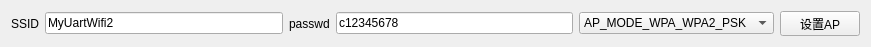
   <widget class="QWidget" name="layoutWidget">
    <property name="geometry">
     <rect>
      <x>10</x>
      <y>740</y>
      <width>871</width>
      <height>41</height>
     </rect>
    </property>
    <layout class="QHBoxLayout" name="horizontalLayout_10">
     <item>
      <widget class="QLabel" name="label_apSsid">
       <property name="text">
        <string>SSID</string>
       </property>
      </widget>
     </item>
     <item>
      <widget class="QLineEdit" name="lineEdit_apSsid">
       <property name="text">
        <string>MyUartWifi2</string>
       </property>
      </widget>
     </item>
     <item>
      <widget class="QLabel" name="label_apPwd">
       <property name="text">
        <string>passwd</string>
       </property>
      </widget>
     </item>
     <item>
      <widget class="QLineEdit" name="lineEdit_apPwd">
       <property name="text">
        <string>c12345678</string>
       </property>
      </widget>
     </item>
     <item>
      <widget class="QComboBox" name="comboBox_apPwdMode">
       <property name="currentIndex">
        <number>4</number>
       </property>
       <item>
        <property name="text">
         <string>AP_MODE_OPEN</string>
        </property>
       </item>
       <item>
        <property name="text">
         <string>AP_MODE_WEP</string>
        </property>
       </item>
       <item>
        <property name="text">
         <string>AP_MODE_WPA_PSK</string>
        </property>
       </item>
       <item>
        <property name="text">
         <string>AP_MODE_WPA2_PSK</string>
        </property>
       </item>
       <item>
        <property name="text">
         <string>AP_MODE_WPA_WPA2_PSK</string>
        </property>
       </item>
      </widget>
     </item>
     <item>
      <widget class="QPushButton" name="pushButton_setAp">
       <property name="minimumSize">
        <size>
         <width>0</width>
         <height>25</height>
        </size>
       </property>
       <property name="maximumSize">
        <size>
         <width>16777215</width>
         <height>25</height>
        </size>
       </property>
       <property name="text">
        <string>设置AP</string>
       </property>
      </widget>
     </item>
    </layout>
   </widget>
